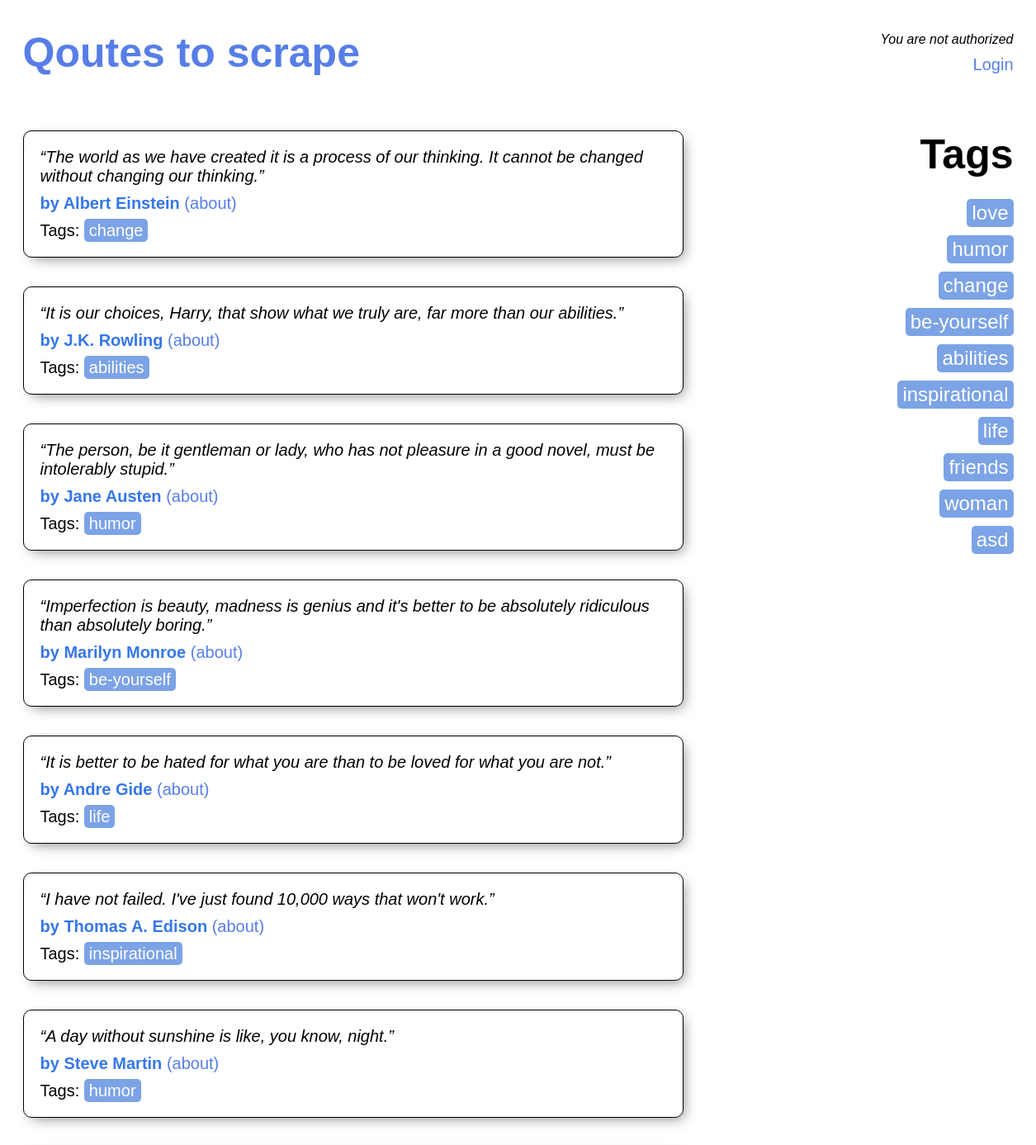
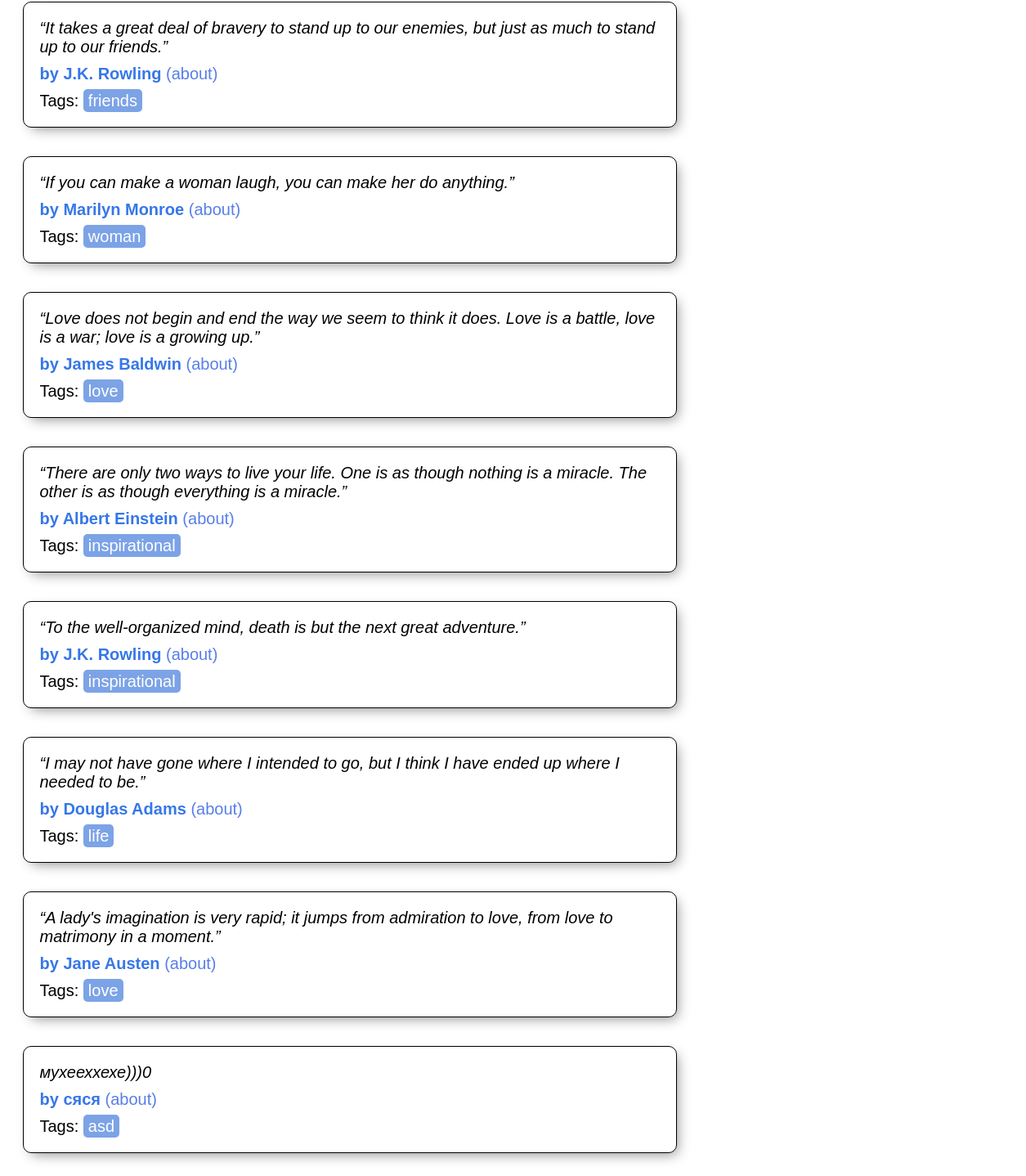
The page / on the database its author committed (2 pictures, top to bottom).
### quotes/models.py (models this page shows, shortened)
class Quote(models.Model):
    writer = models.ForeignKey(Writer, on_delete=models.CASCADE)
    text = models.CharField(max_length=1000)
    tag = models.ForeignKey(Tag, on_delete=models.CASCADE, null=True, blank=True)

class Writer(models.Model):
    name = models.CharField(max_length=255)
    description = models.TextField()
    birthday = models.DateField(null=True, blank=True)

class Tag(models.Model):
    tag_name = models.CharField(max_length=50)
    def __str__(self):
        return f"{self.tag_name}"

### quotes/views.py (the view)
# urls.py: path('', views.main_page, name='main_page'),
def main_page(request, tag=None):
    if tag:
        all_quotes = Quote.objects.filter(tag__tag_name__icontains=tag)
    else:
        all_quotes = Quote.objects.all()
    quotes_list = []
    for i in all_quotes:
        quotes_list.append(i)
    all_tags = Tag.objects.all()
    tags_list = []
    for i in all_tags:
        tags_list.append(i)
    context = {
        'quotes': quotes_list,
        'all_tags': tags_list,
        'tag': tag,
    }
    return render(request, 'index_page.html', context=context)

### templates/index_page.html (shortened to what this page needs)
<!DOCTYPE html>
<html lang="en">
<head>
    {% block extra_css %}
    {% load static %}
    <link rel="stylesheet" href="{% static 'quote/styles/index_style.css' %}">
    <link rel="stylesheet" href="{% static 'quote/styles/head_style.css' %}">
    {% endblock %}
</head>
<body>
<div class="main-container">
    <header>
        <div class="quotes-to-scrape">
            <h1><a href="{% url 'main_page' %}">Qoutes to scrape</a></h1>
        </div>
        <div class="kyky">
            {% if user.is_authenticated %}
            <p>Welcome back, {{ user.username }}!</p>
            <a href="{% url 'logout' %}">Logout</a>
            {% else %}
            <p>You are not authorized</p>
            <a href="{% url 'login' %}">Login</a>
            {% endif %}
        </div>
    </header>
    <div class="cont">
        <div class="quotes-row">
            {% for quote in quotes %}
            <div class="quote">
                <p>
                    <i>{{ quote.text }}</i>
                <p class="author">
                    <b>by {{ quote.writer.name }} </b>
                    <a class="about" href="{% url 'author' name=quote.writer.name %}">(about)</a>
                </p>
                <p>Tags: <a class="tag"> {{ quote.tag }} </a></p>
                </p>
            </div>
            {% endfor %}
        </div>
        <div class="tags">
            <h1>Tags</h1>
            <ul class="tag-row">
                {% for tag in all_tags %}
                <li class="tag"><a href="{% url 'main_page' tag=tag.tag_name %}">{{ tag.tag_name }}</a></li>
                {% endfor %}
            </ul>
        </div>
    </div>
</div>
</body>
</html>

### quotes/static/quote/styles/index_style.css (style rules this page uses)
.cont { display: flex; justify-content: space-between; }
.quotes-row { height: auto; min-height: 100%; min-width: 250px; width: 800px; display: flex; flex-direction: column; gap: 35px; }
.quote { display: flex; flex-direction: column; justify-content: space-evenly; padding: 20px; border-radius: 10px; border: 1px solid black; box-shadow: 5px 6px 16px -5px rgba(0,0,0,0.47); -webkit-box-shadow: 5px 6px 16px -5px rgba(0,0,0,0.47); -moz-box-shadow: 5px 6px 16px -5px rgba(0,0,0,0.47); }
.quote p { font-size: 20px; }
.author { margin-top: 10px; margin-bottom: 10px; color: #3677E8; }
.about { color: #577ee7; text-decoration: none; }
.tags { display: flex; flex-direction: column; align-items: end; }
.tags h1 { font-size: 50px; margin-bottom: 25px; }
.tag { padding: 3px 6px 3px 6px; width: fit-content; background-color: #7CA3E6; border-radius: 5px; color: white; word-wrap: normal; text-decoration: none; }
.tag a { color: white; text-decoration: none; }
.tag-row { display: flex; flex-direction: column; align-items: end; list-style: none;5 }
.tag-row li { margin-bottom: 10px; font-size: 24px; }

### quotes/static/quote/styles/head_style.css (style rules this page uses)
html { overflow-y: scroll; }
* { margin: 0; padding: 0; font-family: Arial, sans-serif; }
body { margin: 0; padding-right: calc(100vw - 100%); display: flex; flex-direction: column; align-items: center; justify-content: center; }
.main-container { padding: 35px 45px 45px 45px; display:flex; flex-direction: column; width: 1200px; min-height: auto; border-radius: 0px 0px 10px 10px; }
header { margin-bottom: 65px; display: flex; justify-content: space-between; align-items: center; }
.quotes-to-scrape h1 a { color: #577ee7; font-size: 50px; }
header a { color: #577ee7; font-size: 20px; text-decoration: none; }
.kyky { display: flex; flex-direction: column; align-items: end; gap: 10px; }
.kyky p { font-style: italic; }
.quotes-to-scrape { display: flex; flex-direction: row; align-items: center; gap: 30px; }

### rows shown on the page
Quote: text "“The world as we have created it is a process of our thinking. It cannot be changed without changing our thinking.”", writer.name "Albert Einstein", tag "change"
Quote: text "“It is our choices, Harry, that show what we truly are, far more than our abilities.”", writer.name "J.K. Rowling", tag "abilities"
Quote: text "“The person, be it gentleman or lady, who has not pleasure in a good novel, must be intolerably stupid.”", writer.name "Jane Austen", tag "humor"
Quote: text "“Imperfection is beauty, madness is genius and it's better to be absolutely ridiculous than absolutely boring.”", writer.name "Marilyn Monroe", tag "be-yourself"
Quote: text "“It is better to be hated for what you are than to be loved for what you are not.”", writer.name "Andre Gide", tag "life"
Quote: text "“I have not failed. I've just found 10,000 ways that won't work.”", writer.name "Thomas A. Edison", tag "inspirational"
Quote: text "“A day without sunshine is like, you know, night.”", writer.name "Steve Martin", tag "humor"
Quote: text "“It takes a great deal of bravery to stand up to our enemies, but just as much to stand up to our friends.”", writer.name "J.K. Rowling", tag "friends"
Quote: text "“If you can make a woman laugh, you can make her do anything.”", writer.name "Marilyn Monroe", tag "woman"
Quote: text "“Love does not begin and end the way we seem to think it does. Love is a battle, love is a war; love is a growing up.”", writer.name "James Baldwin", tag "love"
Quote: text "“There are only two ways to live your life. One is as though nothing is a miracle. The other is as though everything is a miracle.”", writer.name "Albert Einstein", tag "inspirational"
Quote: text "“To the well-organized mind, death is but the next great adventure.”", writer.name "J.K. Rowling", tag "inspirational"
Quote: text "“I may not have gone where I intended to go, but I think I have ended up where I needed to be.”", writer.name "Douglas Adams", tag "life"
Quote: text "“A lady's imagination is very rapid; it jumps from admiration to love, from love to matrimony in a moment.”", writer.name "Jane Austen", tag "love"
Quote: text "мухееххехе)))0", writer.name "сяся", tag "asd"
Tag: tag_name "love"
Tag: tag_name "humor"
Tag: tag_name "change"
Tag: tag_name "be-yourself"
Tag: tag_name "abilities"
Tag: tag_name "inspirational"
Tag: tag_name "life"
Tag: tag_name "friends"
Tag: tag_name "woman"
Tag: tag_name "asd"
